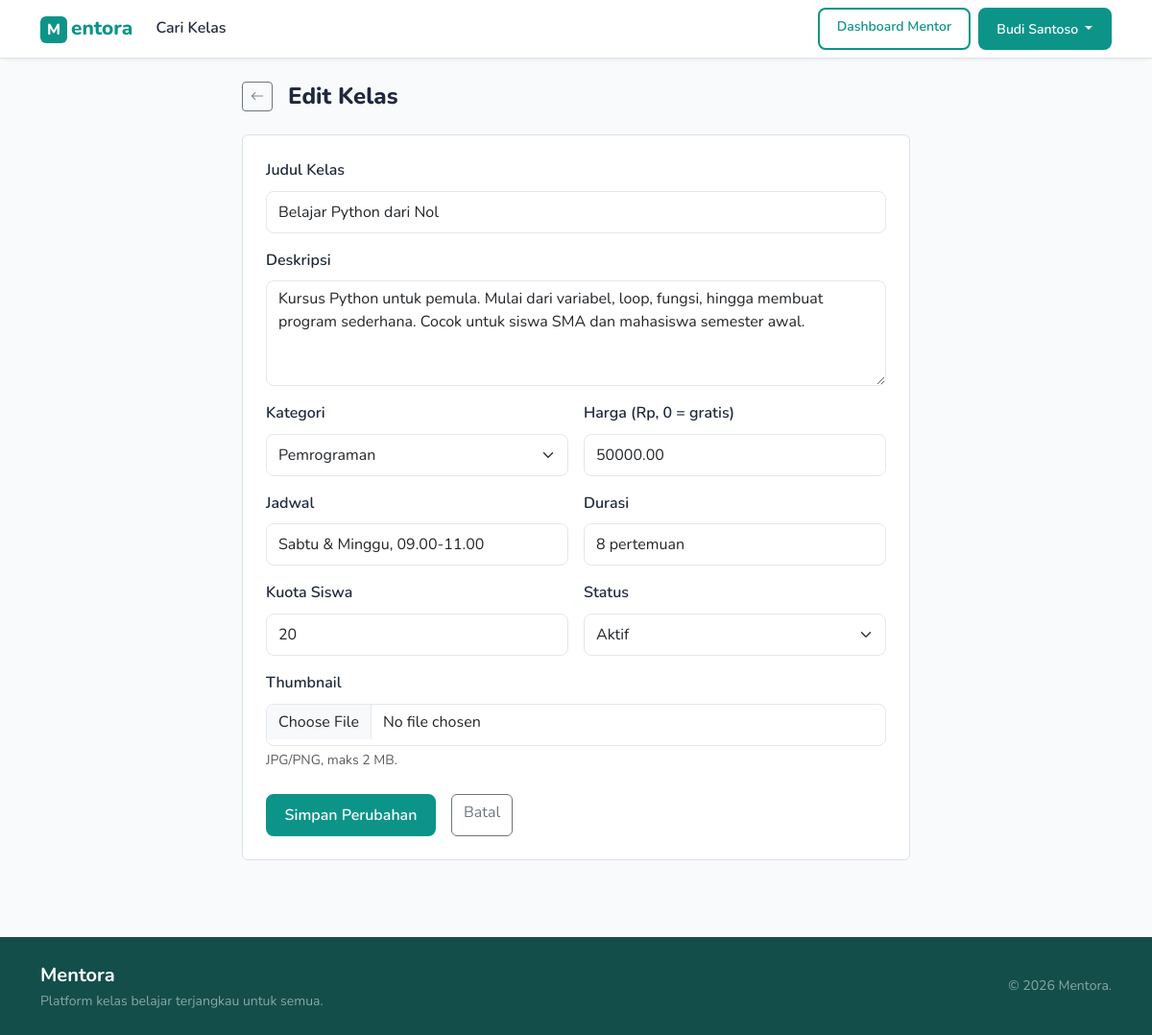
/mentor/kelas-form.php?id=1 (signed in), run on the app's committed database.
### tables this page shows
CREATE TABLE courses (
    id INT AUTO_INCREMENT PRIMARY KEY,
    mentor_id INT NOT NULL,
    category_id INT NOT NULL,
    judul VARCHAR(200) NOT NULL,
    deskripsi TEXT,
    harga DECIMAL(10,2) NOT NULL DEFAULT 0,
    jadwal VARCHAR(100),
    durasi VARCHAR(50),
    kuota INT NOT NULL DEFAULT 20,
    thumbnail VARCHAR(255),
    status ENUM('aktif','nonaktif') NOT NULL DEFAULT 'aktif',
    created_at DATETIME DEFAULT CURRENT_TIMESTAMP,
    FOREIGN KEY (mentor_id) REFERENCES users(id) ON DELETE RESTRICT,
    FOREIGN KEY (category_id) REFERENCES categories(id) ON DELETE RESTRICT
);

CREATE TABLE categories (
    id INT AUTO_INCREMENT PRIMARY KEY,
    nama VARCHAR(100) NOT NULL UNIQUE
);

### includes/functions.php (called while the page is built, shortened)
<?php
function base_url($path = '') {
    $protocol = (!empty($_SERVER['HTTPS']) && $_SERVER['HTTPS'] !== 'off') ? 'https' : 'http';
    $host = $_SERVER['HTTP_HOST'] ?? 'localhost';
    $script = str_replace('\\', '/', $_SERVER['SCRIPT_NAME'] ?? '');
    $pos = strpos($script, '/mentora');
    $root = ($pos !== false) ? substr($script, 0, $pos + 8) : '';
    return $protocol . '://' . $host . $root . ($path ? '/' . ltrim($path, '/') : '');
}

### mentor/kelas-form.php (the view, shortened to what this page needs)
<?php
require_once __DIR__ . '/../config/db.php';
require_once __DIR__ . '/../includes/functions.php';
$uid     = $_SESSION['user_id'];
$edit_id = (int)($_GET['id'] ?? 0);
$kelas   = null;
if ($edit_id) {
    $stmt = $conn->prepare('SELECT * FROM courses WHERE id=? AND mentor_id=? LIMIT 1');
    $stmt->bind_param('ii', $edit_id, $uid);
    $stmt->execute();
    $kelas = $stmt->get_result()->fetch_assoc();
}
$categories = $conn->query('SELECT * FROM categories ORDER BY nama')->fetch_all(MYSQLI_ASSOC);
include __DIR__ . '/../includes/header.php';
?>
<div class="container" style="max-width:720px">
    <div class="d-flex align-items-center gap-3 mb-4">
        <a href="<?= base_url('mentor/dashboard.php') ?>" class="btn btn-sm btn-outline-secondary" aria-label="Kembali">
            <i class="bi bi-arrow-left" aria-hidden="true"></i>
        </a>
        <h1 class="h4 fw-800 mb-0"><?= $edit_id ? 'Edit Kelas' : 'Buat Kelas Baru' ?></h1>
    </div>
    <div class="bg-white border rounded p-4" style="border-radius:12px">
        <form method="post" enctype="multipart/form-data">
            <div class="mb-3">
                <label for="judul" class="form-label">Judul Kelas</label>
                <input type="text" id="judul" name="judul" class="form-control"
                    value="<?= htmlspecialchars($_POST['judul'] ?? $kelas['judul'] ?? '') ?>" required>
            </div>
            <div class="mb-3">
                <label for="deskripsi" class="form-label">Deskripsi</label>
                <textarea id="deskripsi" name="deskripsi" class="form-control" rows="4"><?= htmlspecialchars($_POST['deskripsi'] ?? $kelas['deskripsi'] ?? '') ?></textarea>
            </div>
            <div class="row g-3 mb-3">
                <div class="col-md-6">
                    <label for="category_id" class="form-label">Kategori</label>
                    <select id="category_id" name="category_id" class="form-select" required>
                        <?php foreach ($categories as $c): ?>
                            <option value="<?= $c['id'] ?>"
                                <?= (($_POST['category_id'] ?? $kelas['category_id'] ?? '') == $c['id']) ? 'selected' : '' ?>>
                                <?= htmlspecialchars($c['nama']) ?>
                            </option>
                        <?php endforeach; ?>
                    </select>
                </div>
                <div class="col-md-6">
                    <label for="harga" class="form-label">Harga (Rp, 0 = gratis)</label>
                    <input type="number" id="harga" name="harga" class="form-control" min="0" step="1000"
                        value="<?= htmlspecialchars($_POST['harga'] ?? $kelas['harga'] ?? '0') ?>">
                </div>
            </div>
            <div class="row g-3 mb-3">
                <div class="col-md-6">
                    <label for="jadwal" class="form-label">Jadwal</label>
                    <input type="text" id="jadwal" name="jadwal" class="form-control"
                        value="<?= htmlspecialchars($_POST['jadwal'] ?? $kelas['jadwal'] ?? '') ?>"
                        placeholder="Contoh: Sabtu 09.00-11.00">
                </div>
                <div class="col-md-6">
                    <label for="durasi" class="form-label">Durasi</label>
                    <input type="text" id="durasi" name="durasi" class="form-control"
                        value="<?= htmlspecialchars($_POST['durasi'] ?? $kelas['durasi'] ?? '') ?>"
                        placeholder="Contoh: 8 pertemuan">
                </div>
            </div>
            <div class="row g-3 mb-3">
                <div class="col-md-6">
                    <label for="kuota" class="form-label">Kuota Siswa</label>
                    <input type="number" id="kuota" name="kuota" class="form-control" min="1" required
                        value="<?= htmlspecialchars($_POST['kuota'] ?? $kelas['kuota'] ?? '20') ?>">
                </div>
                <div class="col-md-6">
                    <label for="status" class="form-label">Status</label>
                    <select id="status" name="status" class="form-select">
                        <option value="aktif" <?= (($_POST['status'] ?? $kelas['status'] ?? 'aktif') === 'aktif') ? 'selected' : '' ?>>Aktif</option>
                    </select>
                </div>
            </div>
            <div class="mb-4">
                <label for="imgPreviewInput" class="form-label">Thumbnail</label>
                <input type="file" id="imgPreviewInput" name="thumbnail" class="form-control"
                       accept=".jpg,.jpeg,.png" aria-describedby="thumbnailHelp">
                <div id="thumbnailHelp" class="form-text">JPG/PNG, maks 2 MB.</div>
            </div>
            <div class="d-flex gap-3">
                <button type="submit" class="btn btn-teal"><?= $edit_id ? 'Simpan Perubahan' : 'Buat Kelas' ?></button>
                <a href="<?= base_url('mentor/dashboard.php') ?>" class="btn btn-outline-secondary">Batal</a>
            </div>
        </form>
    </div>
</div>
<?php include __DIR__ . '/../includes/footer.php'; ?>

### assets/css/style.css (style rules this page uses)
:root { --teal: #0d9488; --teal-dark: #0f766e; --teal-light: #ccfbf1; --amber: #f59e0b; --amber-dark: #d97706; --text: #1e293b; --text-muted: #64748b; --bg: #f8fafc; --white: #ffffff; --border: #e2e8f0; --radius: 8px; --radius-lg: 14px; }
*, *::before, *::after { box-sizing: border-box; }
body { font-family: 'Nunito', system-ui, sans-serif; color: var(--text); background: var(--bg); line-height: 1.6; }
h1, h2, h3, h4, h5, h6 { font-weight: 700; line-height: 1.3; }
.fw-800 { font-weight: 800; }
a[href], button, summary, select, input[type="checkbox"], input[type="radio"], label[for="imgPreviewInput"], [role="button"], [role="tab"], .upload-area, .btn { cursor: pointer; }
.btn-teal { background: var(--teal); color: #fff; border: 2px solid var(--teal); border-radius: var(--radius); font-weight: 600; padding: 0.45rem 1.1rem; transition: background .18s, border-color .18s; min-height: 44px; }
.form-control, .form-select { border-radius: var(--radius); border: 1.5px solid var(--border); font-family: 'Nunito', sans-serif; min-height: 44px; }
label { font-weight: 600; }

### data on the page
courses: judul "Belajar Python dari Nol", deskripsi "Kursus Python untuk pemula. Mulai dari variabel, loop, fungsi, hingga membuat program sederhana. Cocok untuk siswa SMA dan mahasiswa semester awal.", category_id "Pemrograman", harga "50000.00", jadwal "Sabtu & Minggu, 09.00-11.00", durasi "8 pertemuan", kuota "20", status "Aktif"

### other printed values
$_SESSION['nama'] "Budi Santoso"
